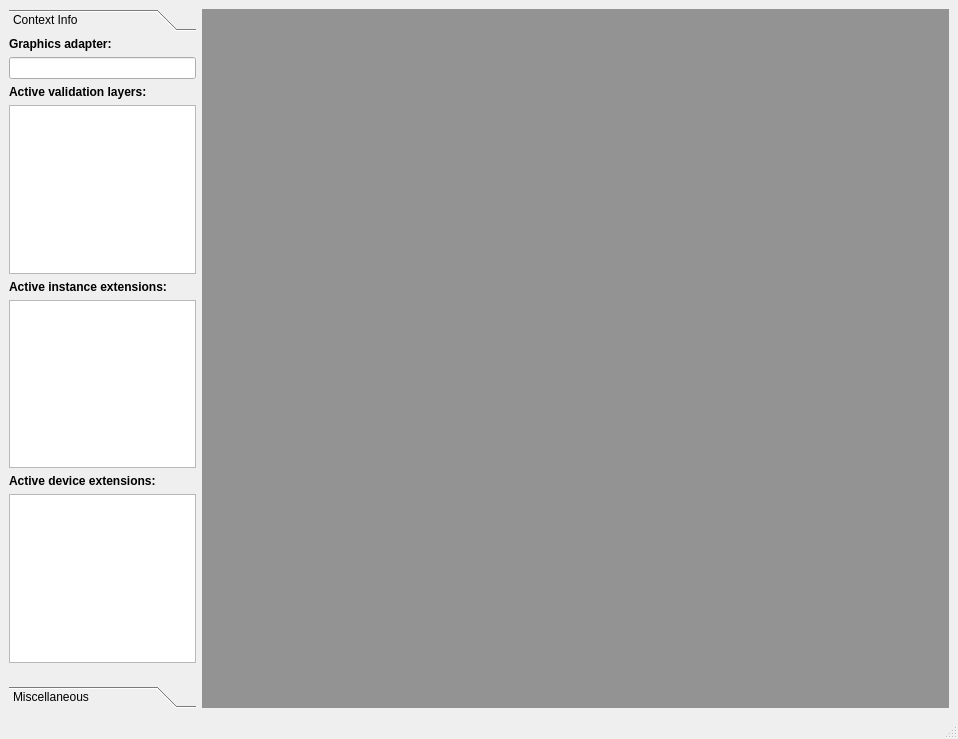
<?xml version="1.0" encoding="UTF-8"?>
<ui version="4.0">
 <class>Window</class>
 <widget class="QMainWindow" name="Window">
  <property name="geometry">
   <rect>
    <x>0</x>
    <y>0</y>
    <width>958</width>
    <height>739</height>
   </rect>
  </property>
  <property name="windowTitle">
   <string>MainWindow</string>
  </property>
  <widget class="QWidget" name="centralwidget">
   <layout class="QHBoxLayout" name="horizontalLayout" stretch="1,4">
    <item>
     <widget class="QToolBox" name="toolBox">
      <property name="styleSheet">
       <string notr="true"/>
      </property>
      <widget class="QWidget" name="toolBoxPage1">
       <property name="geometry">
        <rect>
         <x>0</x>
         <y>0</y>
         <width>187</width>
         <height>626</height>
        </rect>
       </property>
       <attribute name="label">
        <string>Context Info</string>
       </attribute>
       <layout class="QVBoxLayout" name="verticalLayout">
        <property name="leftMargin">
         <number>0</number>
        </property>
        <property name="topMargin">
         <number>0</number>
        </property>
        <property name="rightMargin">
         <number>0</number>
        </property>
        <property name="bottomMargin">
         <number>0</number>
        </property>
        <item>
         <layout class="QVBoxLayout" name="verticalLayout_2">
          <item>
           <widget class="QLabel" name="label">
            <property name="font">
             <font>
              <weight>75</weight>
              <bold>true</bold>
             </font>
            </property>
            <property name="text">
             <string>Graphics adapter:</string>
            </property>
           </widget>
          </item>
          <item>
           <widget class="QLineEdit" name="adapterName_">
            <property name="readOnly">
             <bool>true</bool>
            </property>
           </widget>
          </item>
          <item>
           <widget class="QLabel" name="label_2">
            <property name="font">
             <font>
              <weight>75</weight>
              <bold>true</bold>
             </font>
            </property>
            <property name="text">
             <string>Active validation layers:</string>
            </property>
           </widget>
          </item>
          <item>
           <widget class="QListWidget" name="layersList_">
            <property name="focusPolicy">
             <enum>Qt::NoFocus</enum>
            </property>
            <property name="selectionMode">
             <enum>QAbstractItemView::NoSelection</enum>
            </property>
           </widget>
          </item>
          <item>
           <widget class="QLabel" name="label_3">
            <property name="font">
             <font>
              <weight>75</weight>
              <bold>true</bold>
             </font>
            </property>
            <property name="text">
             <string>Active instance extensions:</string>
            </property>
           </widget>
          </item>
          <item>
           <widget class="QListWidget" name="instExtList_">
            <property name="focusPolicy">
             <enum>Qt::NoFocus</enum>
            </property>
            <property name="selectionMode">
             <enum>QAbstractItemView::NoSelection</enum>
            </property>
           </widget>
          </item>
          <item>
           <widget class="QLabel" name="label_4">
            <property name="font">
             <font>
              <weight>75</weight>
              <bold>true</bold>
             </font>
            </property>
            <property name="text">
             <string>Active device extensions:</string>
            </property>
           </widget>
          </item>
          <item>
           <widget class="QListWidget" name="devExtList_">
            <property name="focusPolicy">
             <enum>Qt::NoFocus</enum>
            </property>
            <property name="selectionMode">
             <enum>QAbstractItemView::NoSelection</enum>
            </property>
           </widget>
          </item>
          <item>
           <spacer name="verticalSpacer">
            <property name="orientation">
             <enum>Qt::Vertical</enum>
            </property>
            <property name="sizeHint" stdset="0">
             <size>
              <width>20</width>
              <height>40</height>
             </size>
            </property>
           </spacer>
          </item>
         </layout>
        </item>
       </layout>
      </widget>
      <widget class="QWidget" name="page">
       <property name="geometry">
        <rect>
         <x>0</x>
         <y>0</y>
         <width>187</width>
         <height>626</height>
        </rect>
       </property>
       <attribute name="label">
        <string>Miscellaneous</string>
       </attribute>
      </widget>
     </widget>
    </item>
    <item>
     <widget class="SceneRenderer" name="renderer_" native="true">
      <property name="contextMenuPolicy">
       <enum>Qt::NoContextMenu</enum>
      </property>
      <property name="autoFillBackground">
       <bool>false</bool>
      </property>
      <property name="styleSheet">
       <string notr="true">background-color: rgb(147, 147, 147);</string>
      </property>
     </widget>
    </item>
   </layout>
  </widget>
  <widget class="QMenuBar" name="menubar">
   <property name="geometry">
    <rect>
     <x>0</x>
     <y>0</y>
     <width>958</width>
     <height>21</height>
    </rect>
   </property>
  </widget>
  <widget class="QStatusBar" name="statusbar"/>
 </widget>
 <customwidgets>
  <customwidget>
   <class>SceneRenderer</class>
   <extends>QWidget</extends>
   <header>renderer.hpp</header>
   <container>1</container>
  </customwidget>
 </customwidgets>
 <resources/>
 <connections/>
</ui>
